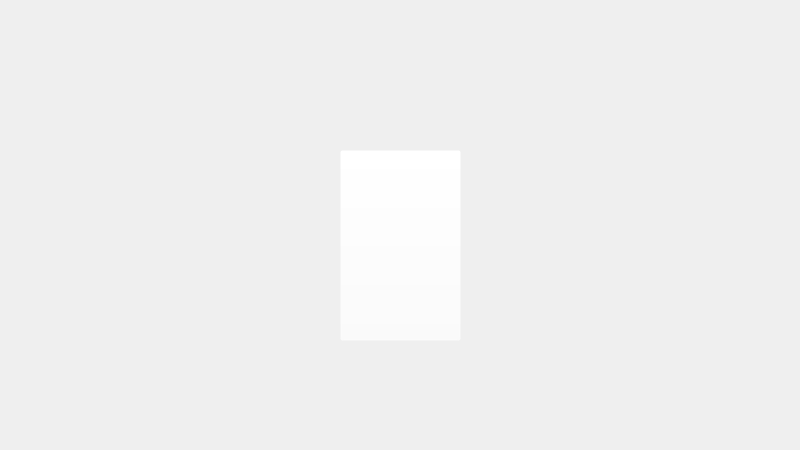
<?xml version="1.0" encoding="UTF-8"?>
<ui version="4.0">
 <class>MainWindow</class>
 <widget class="QMainWindow" name="MainWindow">
  <property name="geometry">
   <rect>
    <x>0</x>
    <y>0</y>
    <width>800</width>
    <height>450</height>
   </rect>
  </property>
  <property name="maximumSize">
   <size>
    <width>800</width>
    <height>450</height>
   </size>
  </property>
  <property name="windowTitle">
   <string>The Backrooms</string>
  </property>
  <widget class="QWidget" name="centralwidget">
   <widget class="QLabel" name="label">
    <property name="geometry">
     <rect>
      <x>0</x>
      <y>0</y>
      <width>801</width>
      <height>451</height>
     </rect>
    </property>
    <property name="text">
     <string/>
    </property>
    <property name="pixmap">
     <pixmap>../img/Exit 1 lvl.png</pixmap>
    </property>
   </widget>
   <widget class="QPushButton" name="exitBtn">
    <property name="geometry">
     <rect>
      <x>340</x>
      <y>150</y>
      <width>121</width>
      <height>191</height>
     </rect>
    </property>
    <property name="cursor">
     <cursorShape>PointingHandCursor</cursorShape>
    </property>
    <property name="styleSheet">
     <string notr="true">background-color: rgba(255, 255, 255, 0);</string>
    </property>
    <property name="text">
     <string/>
    </property>
   </widget>
  </widget>
 </widget>
 <resources/>
 <connections/>
</ui>
